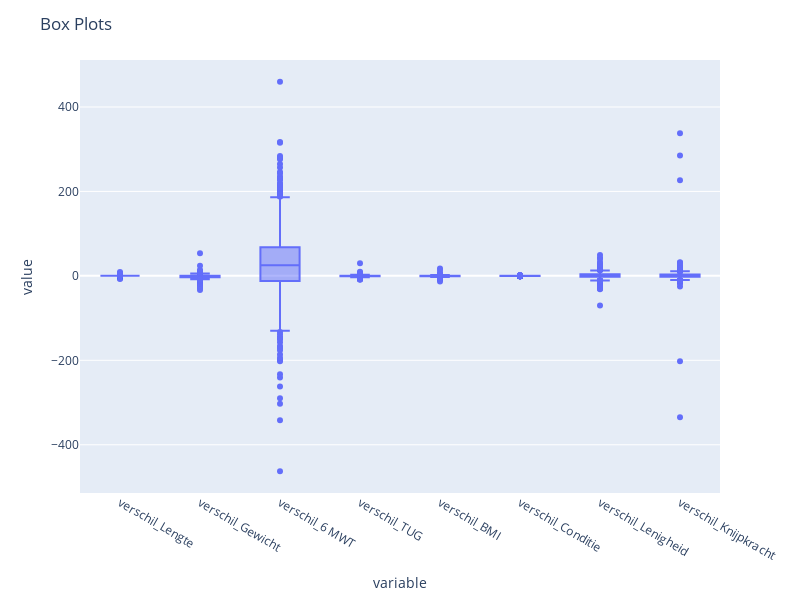

Notebook cell for this chart:
### Markdown cell above
Identify outliers

### Code cell
# Remove rows insane values since this messes the plot
df_fitheids_scan = df_fitheids_scan[df_fitheids_scan["verschil_Lenigheid"] <= 3000]

# Create box plots for each column
fig = px.box(
    df_fitheids_scan,
    y=[
        "verschil_Lengte",
        "verschil_Gewicht",
        "verschil_6 MWT",
        "verschil_TUG",
        "verschil_BMI",
        "verschil_Conditie",
        "verschil_Lenigheid",
        "verschil_Knijpkracht",
    ],
    facet_col_wrap=4,
)

# Update the layout and show the figure
fig.update_layout(height=600, width=800, title_text="Box Plots")
fig.show()

### Figure 1 — Plotly figure (JSON) as saved in the notebook; plotly's stock layout.template omitted (floating-point values rounded to 4 significant figures; data arrays with more than 128 entries replaced by an {"elided": "..."} marker saying what was removed)
{"data": [{"alignmentgroup": "True", "hovertemplate": "variable=%{x}<br>value=%{y}<extra></extra>", "legendgroup": "", "marker": {"color": "#636efa"}, "name": "", "notched": false, "offsetgroup": "", "orientation": "v", "showlegend": false, "type": "box", "x": {"elided": "10056 str values"}, "x0": " ", "xaxis": "x", "y": {"elided": "10056 float values"}, "y0": " ", "yaxis": "y"}], "layout": {"boxmode": "group", "height": 600, "legend": {"tracegroupgap": 0}, "margin": {"t": 60}, "title": {"text": "Box Plots"}, "width": 800, "xaxis": {"anchor": "y", "domain": [0, 1], "title": {"text": "variable"}}, "yaxis": {"anchor": "x", "domain": [0, 1], "title": {"text": "value"}}}}
